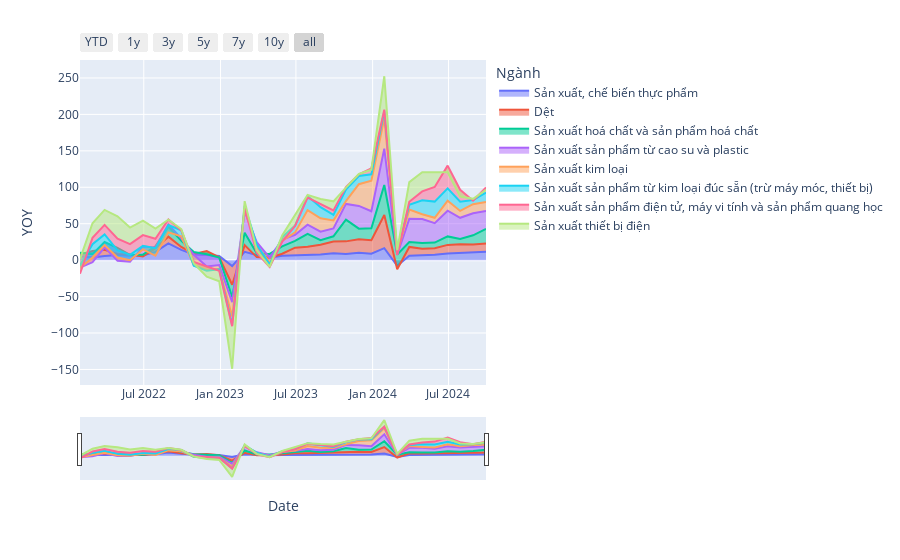

Source (notebook cell):
### Code cell
import pandas as pd
import plotly.express as px
import plotly.graph_objects as go

df_show = dfs_iip[
    (
        (dfs_iip["Ngành"] == "Sản xuất kim loại")
        | (
            dfs_iip["Ngành"]
            == "Sản xuất sản phẩm từ kim loại đúc sẵn (trừ máy móc, thiết bị)"
        )
        | (dfs_iip["Ngành"] == "Dệt")
        # | (dfs_iip["Ngành"] == "Sản xuất trang phục")
        | (
            dfs_iip["Ngành"]
            == "Sản xuất sản phẩm điện tử, máy vi tính và sản phẩm quang học"
        )
        | (dfs_iip["Ngành"] == "Sản xuất thiết bị điện")
        # | (dfs_iip["Ngành"] == "Khai thác dầu thô và khí đốt tự nhiên")
        | (dfs_iip["Ngành"] == "Sản xuất sản phẩm từ cao su và plastic")
        | (dfs_iip["Ngành"] == "Sản xuất hoá chất và sản phẩm hoá chất")
        | (dfs_iip["Ngành"] == "Sản xuất, chế biến thực phẩm")
    )
    & (dfs_iip["Date"] > "2022-01-01")
]

fig = px.area(df_show, x="Date", y="YOY", color="Ngành")
# fig = px.area(df_show, x="Date", y="YTD-YOY", color="Ngành")

fig.update_xaxes(
    rangeslider_visible=True,
    rangeselector=dict(
        buttons=[
            dict(count=1, label="YTD", step="year", stepmode="todate"),
            dict(count=1, label="1y", step="year", stepmode="backward"),
            dict(count=3, label="3y", step="year", stepmode="backward"),
            dict(count=5, label="5y", step="year", stepmode="backward"),
            dict(count=7, label="7y", step="year", stepmode="backward"),
            dict(count=10, label="10y", step="year", stepmode="backward"),
            dict(step="all"),
        ]
    ),
)

fig.show()

### Figure 1 — Plotly figure (JSON) as saved in the notebook; plotly's stock layout.template omitted (floating-point values rounded to 4 significant figures)
{"data": [{"fillpattern": {"shape": ""}, "hovertemplate": "Ngành=Sản xuất, chế biến thực phẩm<br>Date=%{x}<br>YOY=%{y}<extra></extra>", "legendgroup": "Sản xuất, chế biến thực phẩm", "line": {"color": "#636efa"}, "marker": {"symbol": "circle"}, "mode": "lines", "name": "Sản xuất, chế biến thực phẩm", "orientation": "v", "showlegend": true, "stackgroup": "1", "type": "scatter", "x": ["2024-09-29T00:00:00", "2024-08-29T00:00:00", "2024-07-29T00:00:00", "2024-06-29T00:00:00", "2024-05-29T00:00:00", "2024-04-29T00:00:00", "2024-03-29T00:00:00", "2024-02-29T00:00:00", "2024-01-29T00:00:00", "2023-12-29T00:00:00", "2023-11-29T00:00:00", "2023-10-29T00:00:00", "2023-09-29T00:00:00", "2023-08-29T00:00:00", "2023-07-29T00:00:00", "2023-06-29T00:00:00", "2023-05-29T00:00:00", "2023-04-29T00:00:00", "2023-03-29T00:00:00", "2023-02-28T00:00:00", "2023-01-29T00:00:00", "2022-12-29T00:00:00", "2022-11-29T00:00:00", "2022-10-29T00:00:00", "2022-09-29T00:00:00", "2022-08-29T00:00:00", "2022-07-29T00:00:00", "2022-06-29T00:00:00", "2022-05-29T00:00:00", "2022-04-29T00:00:00", "2022-03-29T00:00:00", "2022-02-28T00:00:00", "2022-01-29T00:00:00"], "xaxis": "x", "y": [11.65, 9.92, 9.99, 9.24, 7.47, 6.46, 6, -7.73, 16.49, 8.72, 10.23, 8.47, 9.31, 7.6, 7.11, 6.61, 6.16, 3.39, 6.94, 11.42, -8.09, 5.79, 7.07, 7.57, 14.06, 22.96, 11.39, 6.43, 6.2, 7.086, 5.82, 3.8, 5.4], "yaxis": "y"}, {"fillpattern": {"shape": ""}, "hovertemplate": "Ngành=Dệt<br>Date=%{x}<br>YOY=%{y}<extra></extra>", "legendgroup": "Dệt", "line": {"color": "#EF553B"}, "marker": {"symbol": "circle"}, "mode": "lines", "name": "Dệt", "orientation": "v", "showlegend": true, "stackgroup": "1", "type": "scatter", "x": ["2024-09-29T00:00:00", "2024-08-29T00:00:00", "2024-07-29T00:00:00", "2024-06-29T00:00:00", "2024-05-29T00:00:00", "2024-04-29T00:00:00", "2024-03-29T00:00:00", "2024-02-29T00:00:00", "2024-01-29T00:00:00", "2023-12-29T00:00:00", "2023-11-29T00:00:00", "2023-10-29T00:00:00", "2023-09-29T00:00:00", "2023-08-29T00:00:00", "2023-07-29T00:00:00", "2023-06-29T00:00:00", "2023-05-29T00:00:00", "2023-04-29T00:00:00", "2023-03-29T00:00:00", "2023-02-28T00:00:00", "2023-01-29T00:00:00", "2022-12-29T00:00:00", "2022-11-29T00:00:00", "2022-10-29T00:00:00", "2022-09-29T00:00:00", "2022-08-29T00:00:00", "2022-07-29T00:00:00", "2022-06-29T00:00:00", "2022-05-29T00:00:00", "2022-04-29T00:00:00", "2022-03-29T00:00:00", "2022-02-28T00:00:00", "2022-01-29T00:00:00"], "xaxis": "x", "y": [11.24, 11.55, 11.89, 11.7, 8.9, 9.18, 12.16, -4.73, 45.34, 18.71, 18.43, 17.29, 16.24, 13.49, 11.36, 10.56, 2.62, -0.35, -2.79, 9.25, -25.66, -1.82, 5.33, 0.97, 3.99, 9.25, 5.08, -1.51, 1.63, 1.33, 8.33, 8.63, 2.43], "yaxis": "y"}, {"fillpattern": {"shape": ""}, "hovertemplate": "Ngành=Sản xuất hoá chất và sản phẩm hoá chất<br>Date=%{x}<br>YOY=%{y}<extra></extra>", "legendgroup": "Sản xuất hoá chất và sản phẩm hoá chất", "line": {"color": "#00cc96"}, "marker": {"symbol": "circle"}, "mode": "lines", "name": "Sản xuất hoá chất và sản phẩm hoá chất", "orientation": "v", "showlegend": true, "stackgroup": "1", "type": "scatter", "x": ["2024-09-29T00:00:00", "2024-08-29T00:00:00", "2024-07-29T00:00:00", "2024-06-29T00:00:00", "2024-05-29T00:00:00", "2024-04-29T00:00:00", "2024-03-29T00:00:00", "2024-02-29T00:00:00", "2024-01-29T00:00:00", "2023-12-29T00:00:00", "2023-11-29T00:00:00", "2023-10-29T00:00:00", "2023-09-29T00:00:00", "2023-08-29T00:00:00", "2023-07-29T00:00:00", "2023-06-29T00:00:00", "2023-05-29T00:00:00", "2023-04-29T00:00:00", "2023-03-29T00:00:00", "2023-02-28T00:00:00", "2023-01-29T00:00:00", "2022-12-29T00:00:00", "2022-11-29T00:00:00", "2022-10-29T00:00:00", "2022-09-29T00:00:00", "2022-08-29T00:00:00", "2022-07-29T00:00:00", "2022-06-29T00:00:00", "2022-05-29T00:00:00", "2022-04-29T00:00:00", "2022-03-29T00:00:00", "2022-02-28T00:00:00", "2022-01-29T00:00:00"], "xaxis": "x", "y": [19.86, 12.63, 7.17, 11.63, 7.75, 7.97, 6.69, 20.29, 41.35, 16.35, 14.55, 29.9, 7.14, 6.43, 17.72, 9.17, 10.03, 5.45, 5.13, 16.88, -16.83, -0.53, -4.45, 2.63, 8.5, 13.66, 2.59, 2.57, -0.5, 8.39, 10.79, -4.13, 2.41], "yaxis": "y"}, {"fillpattern": {"shape": ""}, "hovertemplate": "Ngành=Sản xuất sản phẩm từ cao su và plastic<br>Date=%{x}<br>YOY=%{y}<extra></extra>", "legendgroup": "Sản xuất sản phẩm từ cao su và plastic", "line": {"color": "#ab63fa"}, "marker": {"symbol": "circle"}, "mode": "lines", "name": "Sản xuất sản phẩm từ cao su và plastic", "orientation": "v", "showlegend": true, "stackgroup": "1", "type": "scatter", "x": ["2024-09-29T00:00:00", "2024-08-29T00:00:00", "2024-07-29T00:00:00", "2024-06-29T00:00:00", "2024-05-29T00:00:00", "2024-04-29T00:00:00", "2024-03-29T00:00:00", "2024-02-29T00:00:00", "2024-01-29T00:00:00", "2023-12-29T00:00:00", "2023-11-29T00:00:00", "2023-10-29T00:00:00", "2023-09-29T00:00:00", "2023-08-29T00:00:00", "2023-07-29T00:00:00", "2023-06-29T00:00:00", "2023-05-29T00:00:00", "2023-04-29T00:00:00", "2023-03-29T00:00:00", "2023-02-28T00:00:00", "2023-01-29T00:00:00", "2022-12-29T00:00:00", "2022-11-29T00:00:00", "2022-10-29T00:00:00", "2022-09-29T00:00:00", "2022-08-29T00:00:00", "2022-07-29T00:00:00", "2022-06-29T00:00:00", "2022-05-29T00:00:00", "2022-04-29T00:00:00", "2022-03-29T00:00:00", "2022-02-28T00:00:00", "2022-01-29T00:00:00"], "xaxis": "x", "y": [24.85, 30.33, 29.04, 35.21, 26.53, 32.94, 31.81, -0.21, 49.79, 23.31, 31.19, 21.5, 10.85, 11.56, 12.58, 8.48, 9.44, -4.96, 15.36, 29.25, -6.96, -10.19, -16.64, -3.81, 3.32, 3.28, -1.78, 11.33, -9.62, -17.8, -7.27, -11.26, -20.56], "yaxis": "y"}, {"fillpattern": {"shape": ""}, "hovertemplate": "Ngành=Sản xuất kim loại<br>Date=%{x}<br>YOY=%{y}<extra></extra>", "legendgroup": "Sản xuất kim loại", "line": {"color": "#FFA15A"}, "marker": {"symbol": "circle"}, "mode": "lines", "name": "Sản xuất kim loại", "orientation": "v", "showlegend": true, "stackgroup": "1", "type": "scatter", "x": ["2024-09-29T00:00:00", "2024-08-29T00:00:00", "2024-07-29T00:00:00", "2024-06-29T00:00:00", "2024-05-29T00:00:00", "2024-04-29T00:00:00", "2024-03-29T00:00:00", "2024-02-29T00:00:00", "2024-01-29T00:00:00", "2023-12-29T00:00:00", "2023-11-29T00:00:00", "2023-10-29T00:00:00", "2023-09-29T00:00:00", "2023-08-29T00:00:00", "2023-07-29T00:00:00", "2023-06-29T00:00:00", "2023-05-29T00:00:00", "2023-04-29T00:00:00", "2023-03-29T00:00:00", "2023-02-28T00:00:00", "2023-01-29T00:00:00", "2022-12-29T00:00:00", "2022-11-29T00:00:00", "2022-10-29T00:00:00", "2022-09-29T00:00:00", "2022-08-29T00:00:00", "2022-07-29T00:00:00", "2022-06-29T00:00:00", "2022-05-29T00:00:00", "2022-04-29T00:00:00", "2022-03-29T00:00:00", "2022-02-28T00:00:00", "2022-01-29T00:00:00"], "xaxis": "x", "y": [12.29, 12.39, 9.44, 13.69, 7.48, 6.48, 12.63, 2.65, 41.8, 42.01, 29.79, 3.97, 11, 18.42, 19.88, 3.28, -1.98, -6.96, -5.32, 3.26, -19.93, -5.06, -4.82, -14.64, 2.7, -10.99, -11.3, -4.03, 2.18, 4.53, 2.96, 6.58, -0.49], "yaxis": "y"}, {"fillpattern": {"shape": ""}, "hovertemplate": "Ngành=Sản xuất sản phẩm từ kim loại đúc sẵn (trừ máy móc, thiết bị)<br>Date=%{x}<br>YOY=%{y}<extra></extra>", "legendgroup": "Sản xuất sản phẩm từ kim loại đúc sẵn (trừ máy móc, thiết bị)", "line": {"color": "#19d3f3"}, "marker": {"symbol": "circle"}, "mode": "lines", "name": "Sản xuất sản phẩm từ kim loại đúc sẵn (trừ máy móc, thiết bị)", "orientation": "v", "showlegend": true, "stackgroup": "1", "type": "scatter", "x": ["2024-09-29T00:00:00", "2024-08-29T00:00:00", "2024-07-29T00:00:00", "2024-06-29T00:00:00", "2024-05-29T00:00:00", "2024-04-29T00:00:00", "2024-03-29T00:00:00", "2024-02-29T00:00:00", "2024-01-29T00:00:00", "2023-12-29T00:00:00", "2023-11-29T00:00:00", "2023-10-29T00:00:00", "2023-09-29T00:00:00", "2023-08-29T00:00:00", "2023-07-29T00:00:00", "2023-06-29T00:00:00", "2023-05-29T00:00:00", "2023-04-29T00:00:00", "2023-03-29T00:00:00", "2023-02-28T00:00:00", "2023-01-29T00:00:00", "2022-12-29T00:00:00", "2022-11-29T00:00:00", "2022-10-29T00:00:00", "2022-09-29T00:00:00", "2022-08-29T00:00:00", "2022-07-29T00:00:00", "2022-06-29T00:00:00", "2022-05-29T00:00:00", "2022-04-29T00:00:00", "2022-03-29T00:00:00", "2022-02-28T00:00:00", "2022-01-29T00:00:00"], "xaxis": "x", "y": [12.95, 5.68, 12.78, 16.98, 22.19, 19.22, 6.67, 2.42, 9.95, 8.74, 11.31, 15.65, 7.65, 15.16, 19.48, 9.48, 5.49, -2.44, 2.13, 4.48, -12.12, -0.77, -1.15, -0.36, 8.29, 9.95, 10.44, 4.88, 7.27, 10.03, 14.62, 18.33, 3.54], "yaxis": "y"}, {"fillpattern": {"shape": ""}, "hovertemplate": "Ngành=Sản xuất sản phẩm điện tử, máy vi tính và sản phẩm quang học<br>Date=%{x}<br>YOY=%{y}<extra></extra>", "legendgroup": "Sản xuất sản phẩm điện tử, máy vi tính và sản phẩm quang học", "line": {"color": "#FF6692"}, "marker": {"symbol": "circle"}, "mode": "lines", "name": "Sản xuất sản phẩm điện tử, máy vi tính và sản phẩm quang học", "orientation": "v", "showlegend": true, "stackgroup": "1", "type": "scatter", "x": ["2024-09-29T00:00:00", "2024-08-29T00:00:00", "2024-07-29T00:00:00", "2024-06-29T00:00:00", "2024-05-29T00:00:00", "2024-04-29T00:00:00", "2024-03-29T00:00:00", "2024-02-29T00:00:00", "2024-01-29T00:00:00", "2023-12-29T00:00:00", "2023-11-29T00:00:00", "2023-10-29T00:00:00", "2023-09-29T00:00:00", "2023-08-29T00:00:00", "2023-07-29T00:00:00", "2023-06-29T00:00:00", "2023-05-29T00:00:00", "2023-04-29T00:00:00", "2023-03-29T00:00:00", "2023-02-28T00:00:00", "2023-01-29T00:00:00", "2022-12-29T00:00:00", "2022-11-29T00:00:00", "2022-10-29T00:00:00", "2022-09-29T00:00:00", "2022-08-29T00:00:00", "2022-07-29T00:00:00", "2022-06-29T00:00:00", "2022-05-29T00:00:00", "2022-04-29T00:00:00", "2022-03-29T00:00:00", "2022-02-28T00:00:00", "2022-01-29T00:00:00"], "xaxis": "x", "y": [6.75, -0.86, 16.22, 31.23, 20.04, 12.06, 4.18, -5.69, 1.85, 7.97, 2.21, 3.38, 5.99, 4.05, -2.37, -0.55, -6.47, -3.56, -11.42, -3.23, -1.1, -1.93, 5.94, 5.31, -0.13, 7.6, 12.88, 14.71, 14.74, 15.87, 13.12, 8.71, -11.46], "yaxis": "y"}, {"fillpattern": {"shape": ""}, "hovertemplate": "Ngành=Sản xuất thiết bị điện<br>Date=%{x}<br>YOY=%{y}<extra></extra>", "legendgroup": "Sản xuất thiết bị điện", "line": {"color": "#B6E880"}, "marker": {"symbol": "circle"}, "mode": "lines", "name": "Sản xuất thiết bị điện", "orientation": "v", "showlegend": true, "stackgroup": "1", "type": "scatter", "x": ["2024-09-29T00:00:00", "2024-08-29T00:00:00", "2024-07-29T00:00:00", "2024-06-29T00:00:00", "2024-05-29T00:00:00", "2024-04-29T00:00:00", "2024-03-29T00:00:00", "2024-02-29T00:00:00", "2024-01-29T00:00:00", "2023-12-29T00:00:00", "2023-11-29T00:00:00", "2023-10-29T00:00:00", "2023-09-29T00:00:00", "2023-08-29T00:00:00", "2023-07-29T00:00:00", "2023-06-29T00:00:00", "2023-05-29T00:00:00", "2023-04-29T00:00:00", "2023-03-29T00:00:00", "2023-02-28T00:00:00", "2023-01-29T00:00:00", "2022-12-29T00:00:00", "2022-11-29T00:00:00", "2022-10-29T00:00:00", "2022-09-29T00:00:00", "2022-08-29T00:00:00", "2022-07-29T00:00:00", "2022-06-29T00:00:00", "2022-05-29T00:00:00", "2022-04-29T00:00:00", "2022-03-29T00:00:00", "2022-02-28T00:00:00", "2022-01-29T00:00:00"], "xaxis": "x", "y": [-3.04, 2.5, -9.31, -9.15, 20.45, 26.4, 26.91, 6.84, 45.77, -1.77, 0.55, -0.72, 12.53, 7.29, 3.8, 15.01, 8.71, 0.12, 3.7, 9.59, -58.34, -14.5, -13.88, -2.37, 1.95, -0.24, 14.05, 19.93, 22.79, 30.81, 20.58, 19.95, 20.23], "yaxis": "y"}], "layout": {"legend": {"title": {"text": "Ngành"}, "tracegroupgap": 0}, "margin": {"t": 60}, "xaxis": {"anchor": "y", "domain": [0, 1], "rangeselector": {"buttons": [{"count": 1, "label": "YTD", "step": "year", "stepmode": "todate"}, {"count": 1, "label": "1y", "step": "year", "stepmode": "backward"}, {"count": 3, "label": "3y", "step": "year", "stepmode": "backward"}, {"count": 5, "label": "5y", "step": "year", "stepmode": "backward"}, {"count": 7, "label": "7y", "step": "year", "stepmode": "backward"}, {"count": 10, "label": "10y", "step": "year", "stepmode": "backward"}, {"step": "all"}]}, "rangeslider": {"visible": true}, "title": {"text": "Date"}}, "yaxis": {"anchor": "x", "domain": [0, 1], "title": {"text": "YOY"}}}}
